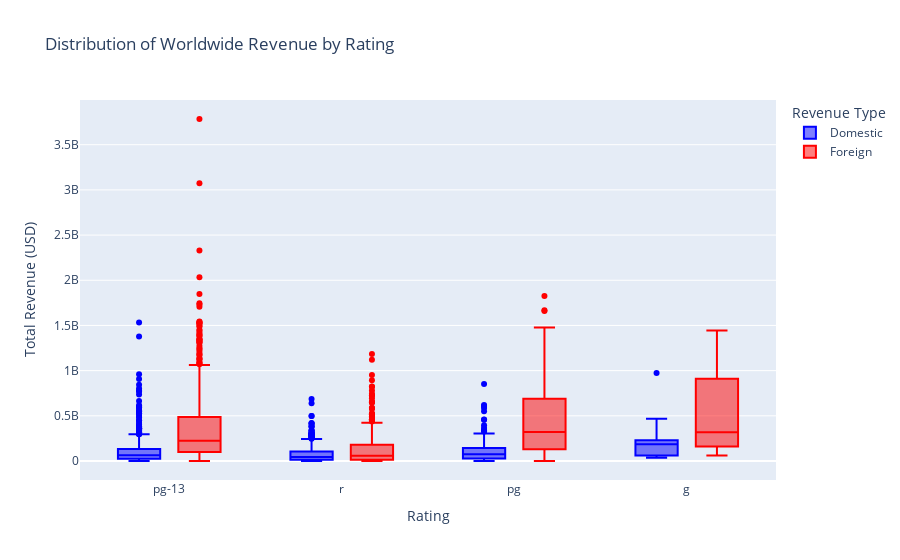

Source (notebook cell):
### Code cell
import plotly.express as px

# Box plot grouped by Rating and Foreign_higher
fig = px.box(
    final_df,
    x="Rating",  # Group by Rating on the x-axis
    y="Worldwide(USD)_Inflated",  # Box plot for revenue
    color="Foreign_higher",  # Differentiate by Foreign_higher
    title="Distribution of Worldwide Revenue by Rating",
    labels={"Foreign_higher": "Revenue Type", "Worldwide(USD)_Inflated": "Total Revenue (USD)"},
    color_discrete_map={0: "blue", 1: "red"},  # Customize colors
    category_orders={"Foreign_higher": [0, 1]},  # Ensure 0 comes before 1
)

# Update the legend labels dynamically
fig.for_each_trace(
    lambda t: t.update(name="Domestic" if t.name == "0" else "Foreign")
)

fig.update_layout(
    xaxis_title="Rating",
    yaxis_title="Total Revenue (USD)",
    legend_title="Revenue Type",
    boxmode="group",  # Ensures box plots are grouped side-by-side
)

fig.show()

### Figure 1 — Plotly figure (JSON) as saved in the notebook; plotly's stock layout.template omitted (floating-point values rounded to 4 significant figures; data arrays with more than 128 entries replaced by an {"elided": "..."} marker saying what was removed)
{"data": [{"alignmentgroup": "True", "hovertemplate": "Revenue Type=0<br>Rating=%{x}<br>Total Revenue (USD)=%{y}<extra></extra>", "legendgroup": "0", "marker": {"color": "blue"}, "name": "Domestic", "notched": false, "offsetgroup": "0", "orientation": "v", "showlegend": true, "type": "box", "x": {"elided": "1543 str values"}, "x0": " ", "xaxis": "x", "y": {"elided": "1543 float values"}, "y0": " ", "yaxis": "y"}, {"alignmentgroup": "True", "hovertemplate": "Revenue Type=1<br>Rating=%{x}<br>Total Revenue (USD)=%{y}<extra></extra>", "legendgroup": "1", "marker": {"color": "red"}, "name": "Foreign", "notched": false, "offsetgroup": "1", "orientation": "v", "showlegend": true, "type": "box", "x": {"elided": "1144 str values"}, "x0": " ", "xaxis": "x", "y": {"elided": "1144 float values"}, "y0": " ", "yaxis": "y"}], "layout": {"boxmode": "group", "legend": {"title": {"text": "Revenue Type"}, "tracegroupgap": 0}, "title": {"text": "Distribution of Worldwide Revenue by Rating"}, "xaxis": {"anchor": "y", "domain": [0, 1], "title": {"text": "Rating"}}, "yaxis": {"anchor": "x", "domain": [0, 1], "title": {"text": "Total Revenue (USD)"}}}}
